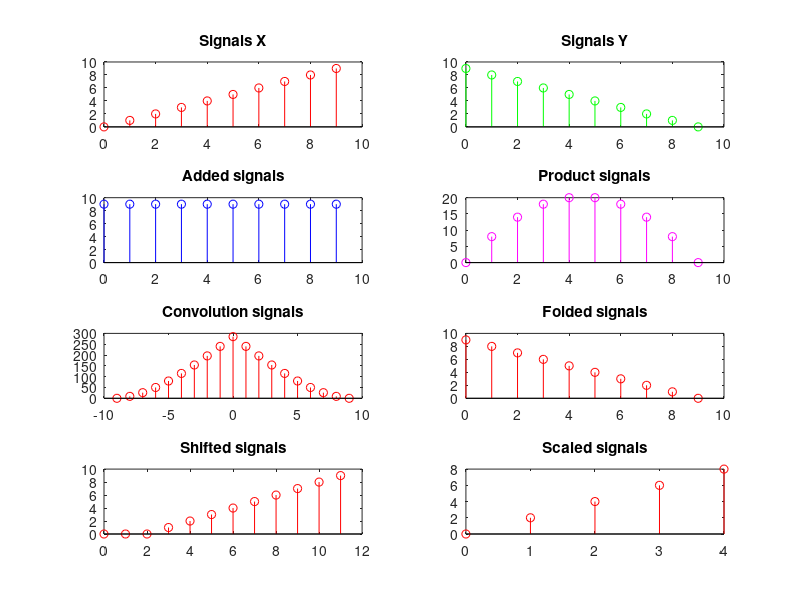

This chart was generated by the following MATLAB code:
% *********ASSIGNMENT*********************
% 3. Write a program which does the following operation on given signal:
%     a) Addition, Multiplication and Convolution of two signal
%     b) Folding, Shifting and Scaling operation on a given signal 
%%
%Let two DIGITAL signals are X, Y
N=0:9;
X=N;
H=fliplr(N);%H=9:-1:0
subplot(421); stem(N,X,'r'); title('Signals X');
subplot(422); stem(N,H,'g'); title('Signals Y');
%%
%(a)Addition, Multiplication and Convolution
Added=X+H;
Product=X.*H;
Convolution=conv(X,H);
subplot(423); stem(N,Added,'b'); title('Added signals');
subplot(424); stem(N,Product,'m'); title('Product signals');
subplot(425); stem(-9:9,Convolution,'r'); title('Convolution signals');
%stem(0:19,Convolution)
%%
%(b) Folding, Shifting and Scaling operation on a given signal
%Folding using inbuilt function
Folded1=fliplr(X);
%Using for loop
Folded2=[];
for ij=length(X):-1:1
    Folded2=[Folded2  X(ij)];
end
subplot(426); stem(0:9,Folded2,'r'); title('Folded signals');
%Shifing by 3 in right(Delay)
N2=N+3;
Shfited1(N2)=X;
subplot(427); stem(0:11,Shfited1,'r'); title('Shifted signals');
%Scaling by factor c=2
Scaled=X(1:2:9);
subplot(428); stem(0:4,Scaled,'r'); title('Scaled signals');
